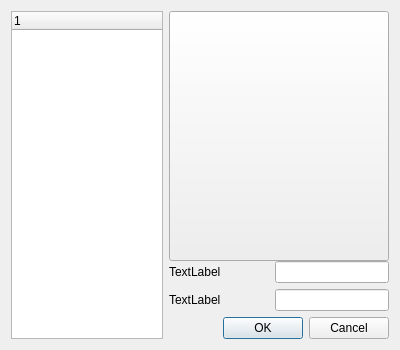
<?xml version="1.0" encoding="UTF-8"?>
<ui version="4.0">
 <class>Dialog</class>
 <widget class="QDialog" name="Dialog">
  <property name="geometry">
   <rect>
    <x>0</x>
    <y>0</y>
    <width>400</width>
    <height>350</height>
   </rect>
  </property>
  <property name="minimumSize">
   <size>
    <width>400</width>
    <height>350</height>
   </size>
  </property>
  <property name="maximumSize">
   <size>
    <width>400</width>
    <height>350</height>
   </size>
  </property>
  <property name="windowTitle">
   <string>Dialog</string>
  </property>
  <property name="modal">
   <bool>true</bool>
  </property>
  <layout class="QHBoxLayout" name="horizontalLayout_2">
   <item>
    <widget class="QTreeWidget" name="fileTree">
     <column>
      <property name="text">
       <string notr="true">1</string>
      </property>
     </column>
    </widget>
   </item>
   <item>
    <layout class="QVBoxLayout" name="verticalLayout">
     <item>
      <widget class="QPushButton" name="imgButton">
       <property name="minimumSize">
        <size>
         <width>220</width>
         <height>250</height>
        </size>
       </property>
       <property name="text">
        <string notr="true"/>
       </property>
      </widget>
     </item>
     <item>
      <layout class="QVBoxLayout" name="verticalLayout_2">
       <item>
        <layout class="QHBoxLayout" name="horizontalLayout">
         <item>
          <widget class="QLabel" name="labelUrl">
           <property name="minimumSize">
            <size>
             <width>100</width>
             <height>0</height>
            </size>
           </property>
           <property name="text">
            <string>TextLabel</string>
           </property>
          </widget>
         </item>
         <item>
          <widget class="QLineEdit" name="editUrl"/>
         </item>
        </layout>
       </item>
       <item>
        <layout class="QHBoxLayout" name="horizontalLayout_3">
         <item>
          <widget class="QLabel" name="labelText">
           <property name="minimumSize">
            <size>
             <width>100</width>
             <height>0</height>
            </size>
           </property>
           <property name="text">
            <string>TextLabel</string>
           </property>
          </widget>
         </item>
         <item>
          <widget class="QLineEdit" name="editText"/>
         </item>
        </layout>
       </item>
       <item>
        <widget class="QDialogButtonBox" name="buttonBox">
         <property name="cursor">
          <cursorShape>PointingHandCursor</cursorShape>
         </property>
         <property name="orientation">
          <enum>Qt::Horizontal</enum>
         </property>
         <property name="standardButtons">
          <set>QDialogButtonBox::Cancel|QDialogButtonBox::Ok</set>
         </property>
        </widget>
       </item>
      </layout>
     </item>
    </layout>
   </item>
  </layout>
 </widget>
 <resources/>
 <connections>
  <connection>
   <sender>buttonBox</sender>
   <signal>accepted()</signal>
   <receiver>Dialog</receiver>
   <slot>accept()</slot>
   <hints>
    <hint type="sourcelabel">
     <x>388</x>
     <y>338</y>
    </hint>
    <hint type="destinationlabel">
     <x>157</x>
     <y>274</y>
    </hint>
   </hints>
  </connection>
  <connection>
   <sender>buttonBox</sender>
   <signal>rejected()</signal>
   <receiver>Dialog</receiver>
   <slot>reject()</slot>
   <hints>
    <hint type="sourcelabel">
     <x>388</x>
     <y>338</y>
    </hint>
    <hint type="destinationlabel">
     <x>286</x>
     <y>274</y>
    </hint>
   </hints>
  </connection>
 </connections>
</ui>
